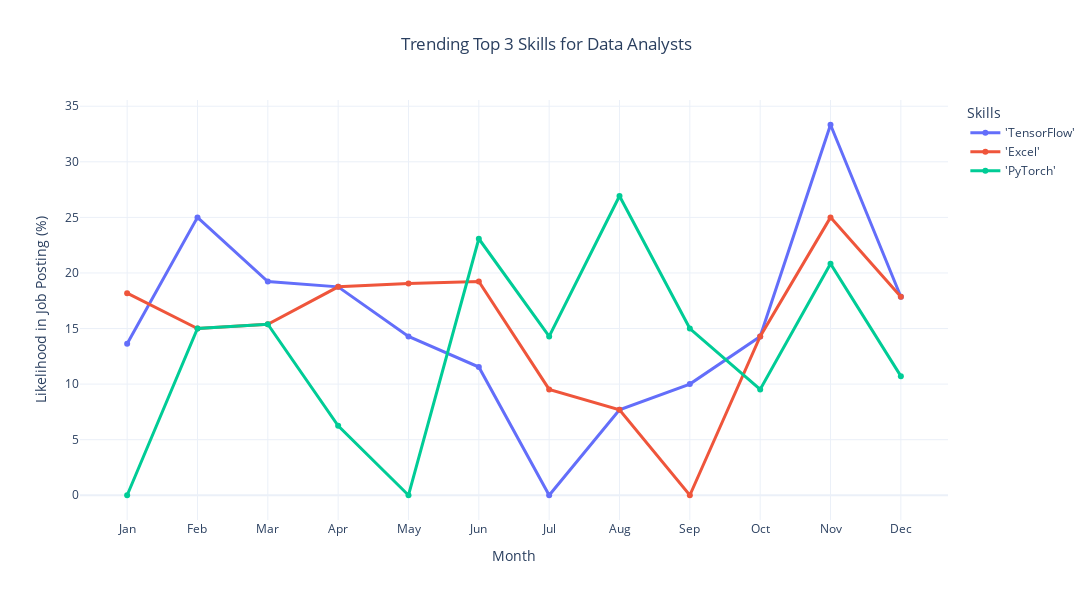

This figure's notebook cell:
### Markdown cell above
### **Plot 2:** Trending Skills for Data Analysts

In this section, we focus on identifying **how the demand for specific skills** among *Data Analyst* job postings changes over time.

**Steps:**
1. Filter job data specifically for **Data Analyst** roles.  
2. Clean and explode the `skills_required` column for analysis.  
3. Create a pivot table showing the occurrence of each skill by posting month.  
4. Identify the **Top 3 most frequent skills**.  
5. Compute each skill’s **percentage presence per month**.  
6. Visualize trends using an interactive **Plotly line chart**.

### Code cell
df['skills_required'] = df['skills_required'].apply(
    lambda x: [skill.strip() for skill in x.split(',')] if isinstance(x, str) else x
)

df_DA = df[df['job_title'] == 'Data Analyst'].copy()
df_DA['posted_date'] = pd.to_datetime(df_DA['posted_date'], errors='coerce')
df_DA['job_posted_month_no'] = df_DA['posted_date'].dt.month

df_DA_explode = df_DA.explode('skills_required')

df_DA_pivot = df_DA_explode.pivot_table(
    index='job_posted_month_no',
    columns='skills_required',
    aggfunc='size',
    fill_value=0
)

df_DA_pivot.loc['Total'] = df_DA_pivot.sum()
top_da_skills = df_DA_pivot.loc['Total'].sort_values(ascending=False).head(3).index
df_DA_pivot = df_DA_pivot.drop('Total')

df_DA_pivot_top = df_DA_pivot[top_da_skills].sort_index()

DA_totals = df_DA.groupby('job_posted_month_no').size()

df_DA_percent = df_DA_pivot_top.div(DA_totals/100, axis=0)

df_DA_percent = df_DA_percent.reset_index()
df_DA_percent['job_posted_month'] = df_DA_percent['job_posted_month_no'].apply(
    lambda x: pd.to_datetime(x, format='%m').strftime('%b')
)
df_DA_percent = df_DA_percent.set_index('job_posted_month')
df_DA_percent = df_DA_percent.drop(columns='job_posted_month_no')

df_plot = df_DA_percent[top_da_skills]

fig = px.line(
    df_plot,
    x=df_plot.index,
    y=df_plot.columns,
    labels={'value': 'Likelihood in Job Posting (%)', 'variable': 'Skill'},
    title='Trending Top 3 Skills for Data Analysts',
    width=1200,   
    height=600
)

fig.update_traces(mode='lines+markers', line=dict(width=3))

fig.update_layout(
    title=dict(x=0.5),  
    xaxis_title='Month',
    yaxis_title='Likelihood in Job Posting (%)',
    template='plotly_white',
    legend=dict(
        title='Skills',
        x=1.02, y=1,
        xanchor='left', yanchor='top'
    )
)

fig.update_traces(
    hovertemplate='%{x} — %{legendgroup}: %{y:.2f}%<extra></extra>'
)

fig.show()

### Figure 1 — Plotly figure (JSON) as saved in the notebook; plotly's stock layout.template omitted (floating-point values rounded to 4 significant figures)
{"data": [{"hovertemplate": "%{x} — %{legendgroup}: %{y:.2f}%<extra></extra>", "legendgroup": "'TensorFlow'", "line": {"color": "#636efa", "dash": "solid", "width": 3}, "marker": {"symbol": "circle"}, "mode": "lines+markers", "name": "'TensorFlow'", "orientation": "v", "showlegend": true, "type": "scatter", "x": ["Jan", "Feb", "Mar", "Apr", "May", "Jun", "Jul", "Aug", "Sep", "Oct", "Nov", "Dec"], "xaxis": "x", "y": [13.64, 25.0, 19.23, 18.75, 14.29, 11.54, 0.0, 7.692, 10.0, 14.29, 33.33, 17.86], "yaxis": "y"}, {"hovertemplate": "%{x} — %{legendgroup}: %{y:.2f}%<extra></extra>", "legendgroup": "'Excel'", "line": {"color": "#EF553B", "dash": "solid", "width": 3}, "marker": {"symbol": "circle"}, "mode": "lines+markers", "name": "'Excel'", "orientation": "v", "showlegend": true, "type": "scatter", "x": ["Jan", "Feb", "Mar", "Apr", "May", "Jun", "Jul", "Aug", "Sep", "Oct", "Nov", "Dec"], "xaxis": "x", "y": [18.18, 15.0, 15.38, 18.75, 19.05, 19.23, 9.524, 7.692, 0.0, 14.29, 25.0, 17.86], "yaxis": "y"}, {"hovertemplate": "%{x} — %{legendgroup}: %{y:.2f}%<extra></extra>", "legendgroup": "'PyTorch'", "line": {"color": "#00cc96", "dash": "solid", "width": 3}, "marker": {"symbol": "circle"}, "mode": "lines+markers", "name": "'PyTorch'", "orientation": "v", "showlegend": true, "type": "scatter", "x": ["Jan", "Feb", "Mar", "Apr", "May", "Jun", "Jul", "Aug", "Sep", "Oct", "Nov", "Dec"], "xaxis": "x", "y": [0.0, 15.0, 15.38, 6.25, 0.0, 23.08, 14.29, 26.92, 15.0, 9.524, 20.83, 10.71], "yaxis": "y"}], "layout": {"height": 600, "legend": {"title": {"text": "Skills"}, "tracegroupgap": 0, "x": 1.02, "xanchor": "left", "y": 1, "yanchor": "top"}, "title": {"text": "Trending Top 3 Skills for Data Analysts", "x": 0.5}, "width": 1200, "xaxis": {"anchor": "y", "domain": [0, 1], "title": {"text": "Month"}}, "yaxis": {"anchor": "x", "domain": [0, 1], "title": {"text": "Likelihood in Job Posting (%)"}}}}
